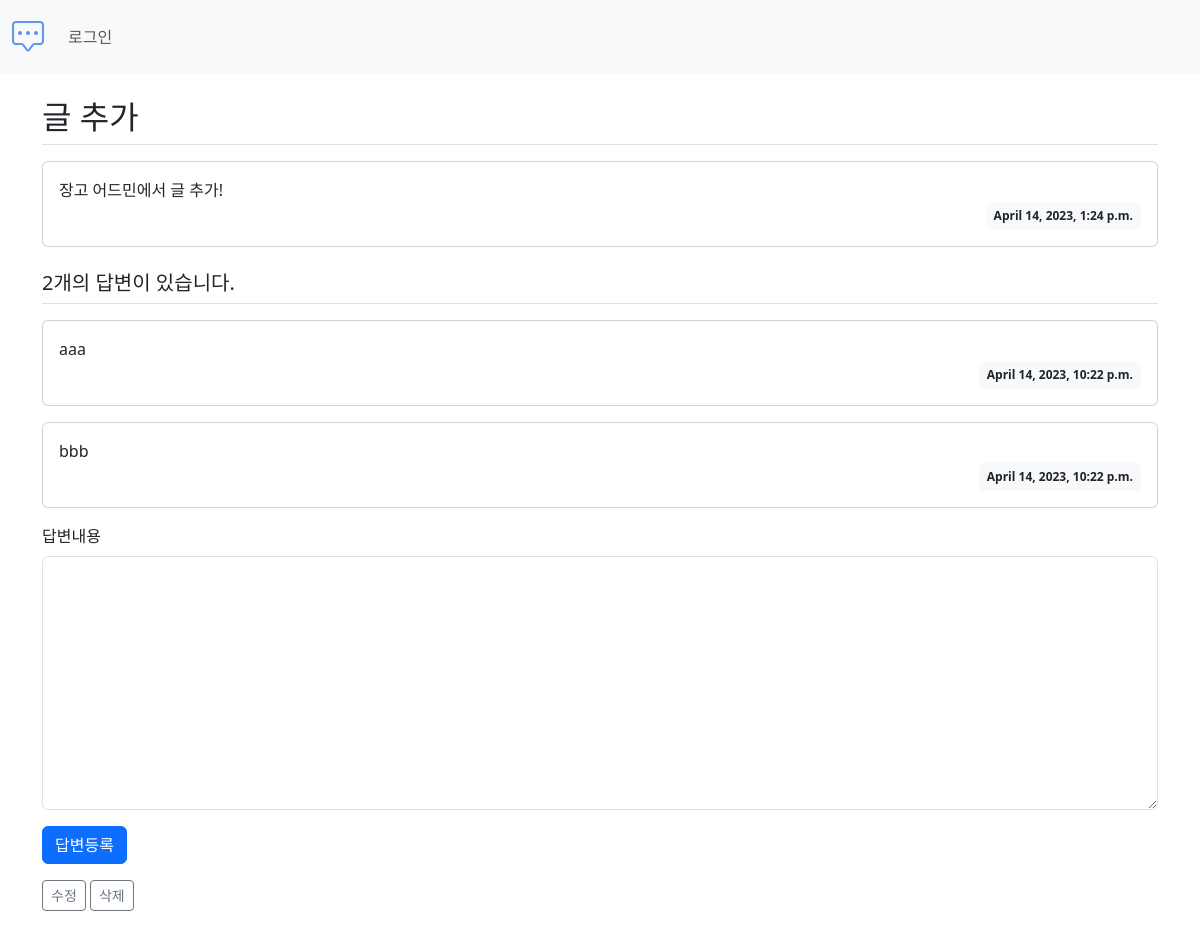
/myboard/3/, run on the app's committed database.
### myboard/models.py (models this page shows, shortened)
class Question(models.Model):
    subject = models.CharField(max_length=200)
    content = models.TextField()
    create_date = models.DateTimeField()
    modify_date = models.DateTimeField(null=True, blank=True)

class Answer(models.Model):
    question = models.ForeignKey(Question, on_delete=models.CASCADE)
    content = models.TextField()
    create_date = models.DateTimeField()
    modify_date = models.DateTimeField(null=True, blank=True)

### myboard/views.py (the view)
# urls.py: path('<int:question_id>/', views.detail, name='detail'),
def detail(request, question_id):
    question = get_object_or_404(Question, pk=question_id)
    context = {'question': question}
    return render(request, 'myboard/question_detail.html', context)

### templates/myboard/question_detail.html (shortened to what this page needs)
{% extends 'base.html' %}
{% block content %}
<div class="container my-3">
    <h2 class="border-bottom py-2">{{ question.subject }}</h2>
    <div class="card my-3">
        <div class="card-body">
            <div class="card-text" style="white-space: pre-line;">{{ question.content }}</div>
            <div class="d-flex justify-content-end">
                <div class="badge bg-light text-dark p-2">
                    {{ question.create_date }}
                </div>
            </div>
        </div>
    </div>
    <h5 class="border-bottom my-3 py-2">{{question.answer_set.count}}개의 답변이 있습니다.</h5>
    {% for answer in question.answer_set.all %}
    <div class="card my-3">
        <div class="card-body">
            <div class="card-text" style="white-space: pre-line;">{{ answer.content }}</div>
            <div class="d-flex justify-content-end">
                <div class="badge bg-light text-dark p-2">
                    {{ answer.create_date }}
                </div>
            </div>
        </div>
    </div>
    {% endfor %}
    <form action="{% url 'myboard:answer_create' question.id %}" method="post" class="my-3">
        <div class="mb-3">
            <label for="content" class="form-label">답변내용</label>
            <textarea name="content" id="content" class="form-control" rows="10"></textarea>
        </div>
        <input type="submit" value="답변등록" class="btn btn-primary">
    </form>
    <div class="my-3">
        <a href="{% url 'myboard:question_modify' question.id  %}" class="btn btn-sm btn-outline-secondary">수정</a>
        <a href="javascript:void(0)" class="delete btn btn-sm btn-outline-secondary"
            data-uri="{% url 'myboard:question_delete' question.id  %}">삭제</a>
    </div>
</div>
{% endblock %}

### data on the page
Question: subject "글 추가", content "장고 어드민에서 글 추가!", create_date "April 14, 2023, 1:24 p.m.", answer_set.count "2"
Answer: content "aaa", create_date "April 14, 2023, 10:22 p.m."
Answer: content "bbb", create_date "April 14, 2023, 10:22 p.m."
